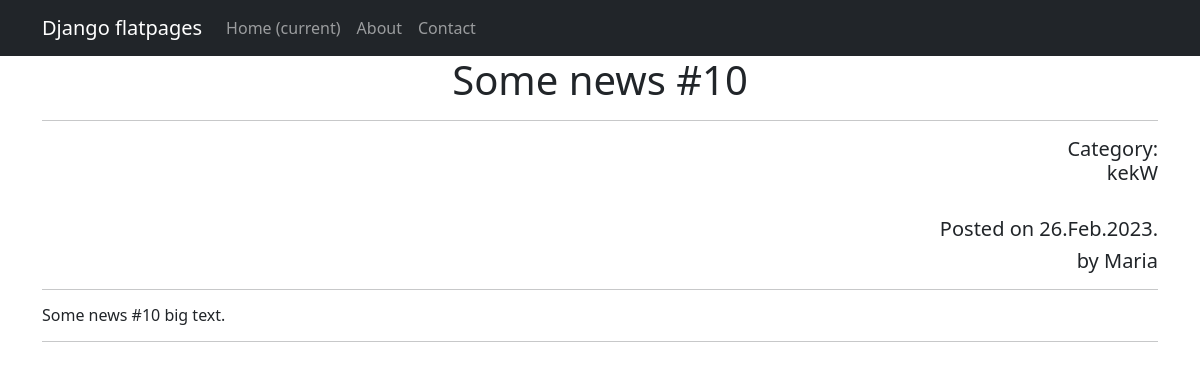
The app's page /posts/4/ with its own data.
### news/models.py (models this page shows, shortened)
class Post(models.Model):
    NEWS = 'NWS'
    ARTICLE = 'ART'
    CHOICES = [
        (NEWS, 'Новость'),
        (ARTICLE, 'Статья')
    ]
    author_of_post = models.ForeignKey(Author, on_delete=models.CASCADE)
    post_type = models.CharField(max_length=3, choices=CHOICES, default=ARTICLE)
    date_of_creation = models.DateTimeField(auto_now_add=True)
    post_category = models.ManyToManyField(Category, through='PostCategory')
    title = models.CharField(max_length=255)
    text = models.TextField()
    rating_of_post = models.IntegerField(default=0)
    def __str__(self) -> str:
        return f"{self.title}"

class Category(models.Model):
    name = models.CharField(max_length=255, unique=True)
    def __str__(self) -> str:
        return f"{self.name}"

class Author(models.Model):
    author_user = models.OneToOneField(User, on_delete=models.CASCADE)
    rating_of_author = models.IntegerField(default=0)
    def __str__(self) -> str:
        return f"{self.author_user}"

### news/views.py (the view)
# urls.py: path('posts/<int:pk>/', PostDetail.as_view(), name='post_detail'),
class PostDetail(DetailView):
    model = Post
    template_name = 'post.html'
    context_object_name = 'post'
    def get_context_data(self, **kwargs):
        context = super().get_context_data(**kwargs)
        pprint(context)
        return context

### news/templatetags/custom_filters.py (called while the page is built)
@register.filter
@stringfilter
def censor(text) -> str:
    bad_words = ['редиска', 'идиот', 'тыжпрограммист']
    for bad_word in bad_words:
        for word in text.split():
            if bad_word in word.lower():
                censored_template = str(word[0] + "*" * (len(bad_word) - 1) + word[(len(bad_word)):])
                text = text.replace(word, censored_template)
    return text

### news/templates/news/post.html (shortened to what this page needs)
{% extends 'news/default.html' %}
{% load custom_filters %}
{% block content %}
<h1> {{ post.title|censor }} </h1>
<hr>
<h5 align="right">
    {% if post.post_category.all|length == 0 %}
    No category
    {% elif post.post_category.all|length == 1 %}
    Category:
    <br>
    {{ post.post_category.get }}
    {% endif %}
</h5>
<br>
<h5 align="right"> Posted on {{ post.date_of_creation|date:'d.M.Y.' }}</h5>
<h5 align="right"> by {{ post.author_of_post }}</h5>
<hr>
<h6 align="left"> {{ post.text|censor }} </h6>
<hr>
{% endblock content %}

### records on screen
Post: title|censor "Some news #10", post_category.get "kekW", date_of_creation "26.Feb.2023.", author_of_post "Maria", text|censor "Some news #10 big text."
